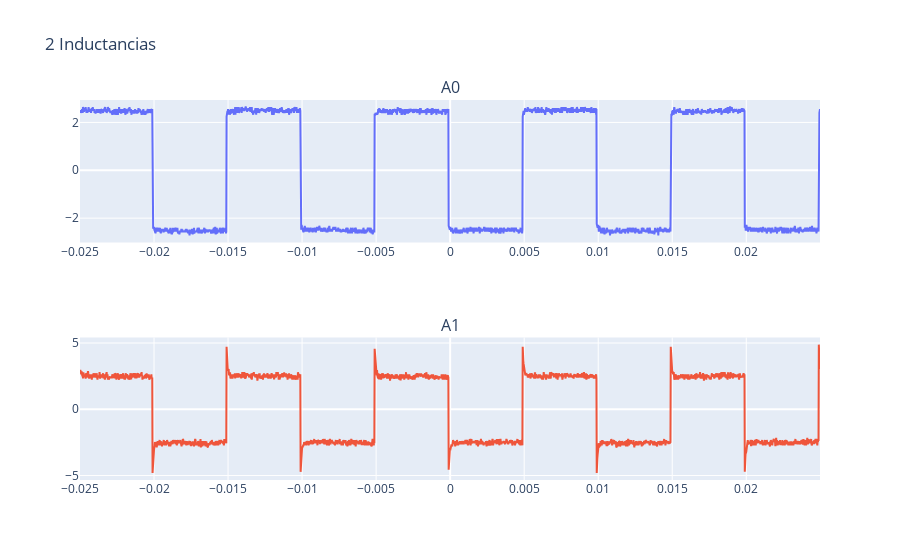

The notebook cell this image was saved under:
### Code cell
fig = make_subplots(2, 1,subplot_titles=("A0","A1"))
fig.add_trace( go.Scatter(x=cf["t"], y=cf["Va"], mode = "lines", name="A0"), row=1, col=1)
fig.add_trace( go.Scatter(x=cf["t"], y=cf["Vb"], mode = "lines", name="A1"), row=2, col=1)

fig.update_layout(showlegend=False, title_text="2 Inductancias")
fig.show()

### Figure 1 — Plotly figure (JSON) as saved in the notebook; plotly's stock layout.template omitted (floating-point values rounded to 4 significant figures; data arrays with more than 128 entries replaced by an {"elided": "..."} marker saying what was removed)
{"data": [{"mode": "lines", "name": "A0", "type": "scatter", "x": {"elided": "2500 float values"}, "xaxis": "x", "y": {"elided": "2500 float values"}, "yaxis": "y"}, {"mode": "lines", "name": "A1", "type": "scatter", "x": {"elided": "2500 float values"}, "xaxis": "x2", "y": {"elided": "2500 float values"}, "yaxis": "y2"}], "layout": {"annotations": [{"font": {"size": 16}, "showarrow": false, "text": "A0", "x": 0.5, "xanchor": "center", "xref": "paper", "y": 1, "yanchor": "bottom", "yref": "paper"}, {"font": {"size": 16}, "showarrow": false, "text": "A1", "x": 0.5, "xanchor": "center", "xref": "paper", "y": 0.375, "yanchor": "bottom", "yref": "paper"}], "showlegend": false, "title": {"text": "2 Inductancias"}, "xaxis": {"anchor": "y", "domain": [0, 1]}, "xaxis2": {"anchor": "y2", "domain": [0, 1]}, "yaxis": {"anchor": "x", "domain": [0.625, 1]}, "yaxis2": {"anchor": "x2", "domain": [0, 0.375]}}}
